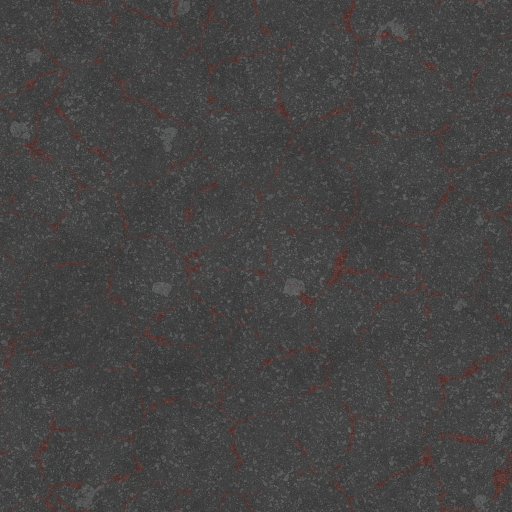
#> input picture assets/Asphalt012_1K-JPG/Asphalt012_1K-JPG_Color.jpg, 1024 x 1024 px (shown at 1/2 size)
$ python gen_asphalt_fresh.py
#> lines starting #> are read from the running program, lines starting #| are printed output that depends on the picture; after the words box and inside, x2 and y2 are one past the last pixel; in counts of white or black regions, pixels touching at a corner belong together
#!/usr/bin/env python3
"""Derive the D1 fresh-asphalt set (textures/asphalt_fresh*.jpg) from ambientCG Asphalt012 (CC0).

Asphalt012 has rust-red stained cracks; fresh LIE asphalt has none. Red pixels are filled with aggregate from shifted
clean copies of the same texture, so only the black-and-grey aggregate stays; normal and roughness get the same fill.
`python3 tools/gen_asphalt_fresh.py` rewrites the three files.
"""
import os

import numpy as np
from PIL import Image, ImageFilter

ROOT = os.path.join(os.path.dirname(os.path.abspath(__file__)), "..")
SRC = os.path.join(ROOT, "assets", "Asphalt012_1K-JPG", "Asphalt012_1K-JPG_")
OUT = os.path.join(ROOT, "textures", "asphalt_fresh")

rgb = np.asarray(Image.open(SRC + "Color.jpg").convert("RGB")).astype(np.float64) / 255.0
red = np.clip((rgb[..., 0] - 0.5 * (rgb[..., 1] + rgb[..., 2])) * 12.0, 0.0, 1.0)  # rust stain mask
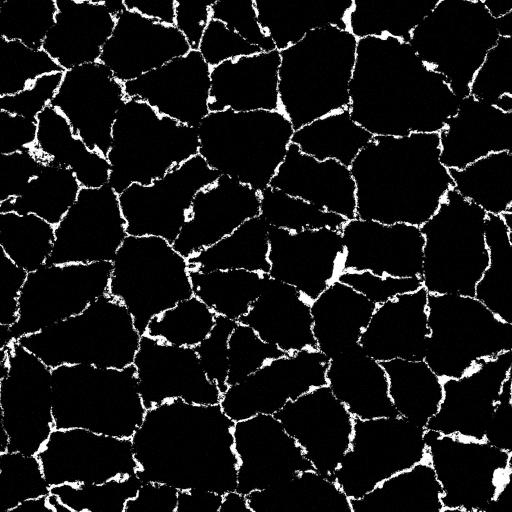
#> red: shape (1024, 1024) float64 (shown at 1/2 size); min 0, max 1, mean 0.0774
red = np.asarray(Image.fromarray((red * 255).astype(np.uint8)).filter(ImageFilter.MaxFilter(5))) / 255.0
soft = np.asarray(Image.fromarray((red * 255).astype(np.uint8)).filter(ImageFilter.GaussianBlur(1.5)))[..., None] / 255.0
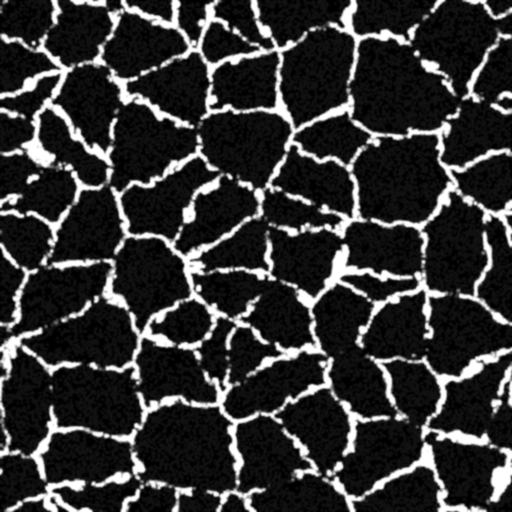
#> soft: shape (1024, 1024, 1) float64 (shown at 1/2 size); min 0, max 1, mean 0.196


def fill(img):
    """Each stained pixel takes aggregate from a shifted copy that is clean there (stays tileable)."""
    out, todo = img.copy(), red > 0.05
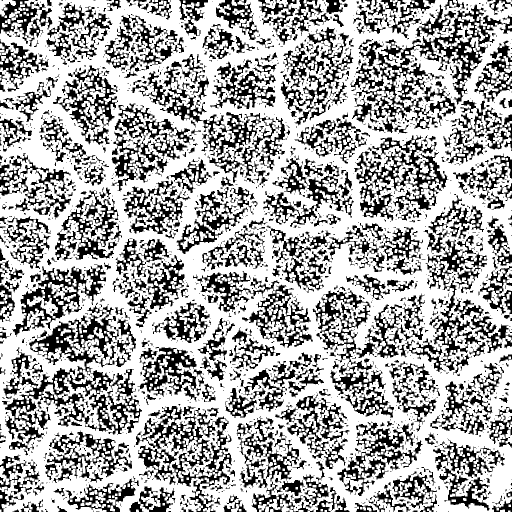
#> todo: shape (1024, 1024) bool (shown at 1/2 size); 66.2% white; 2081 black regions (1502 under 20 px), largest, box (x1, y1, x2, y2) and area: (58, 611, 284, 869) 13303, (708, 271, 897, 441) 10362, (810, 471, 1024, 744) 10302
    for dy, dx in ((317, 211), (149, 433), (401, 97), (263, 389), (71, 157)):
        src, ok = np.roll(img, (dy, dx), (0, 1)), np.roll(red, (dy, dx), (0, 1)) <= 0.05
        take = todo & ok
        out[take] = src[take]
        todo &= ~take
#> this loop made 5 passes
#> pass 1, in fill, `src, ok = np.roll(img, (dy, dx), (0, 1)), np.roll(red, (dy, dx), (0, 1..`:
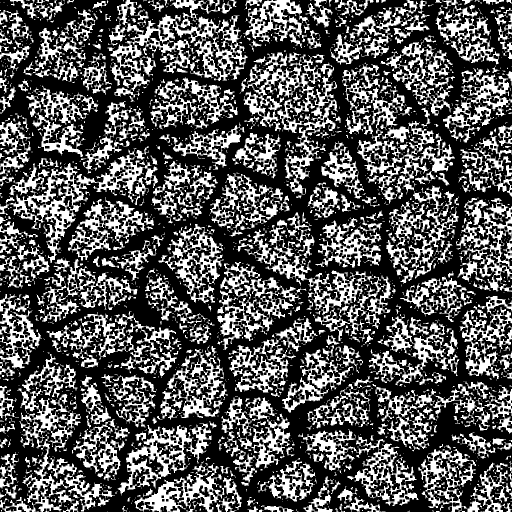
#> ok: shape (1024, 1024) bool (shown at 1/2 size); 33.8% white; 2087 white regions (1499 under 20 px), largest, box (x1, y1, x2, y2) and area: (18, 310, 316, 526) 12381, (482, 105, 675, 389) 11095, (488, 459, 782, 687) 10067
#> pass 1, in fill, `take = todo & ok`:
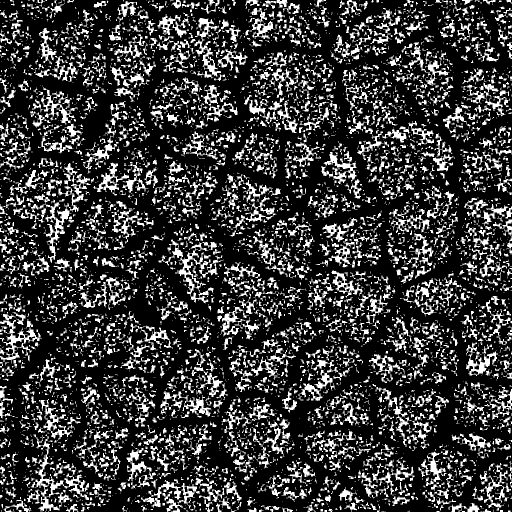
#> take: shape (1024, 1024) bool (shown at 1/2 size); 22.5% white; 6255 white regions (4098 under 20 px), largest, box (x1, y1, x2, y2) and area: (71, 870, 178, 1023) 2894, (317, 479, 421, 607) 2521, (0, 640, 84, 727) 1734
#> pass 1, in fill, `todo &= ~take`:
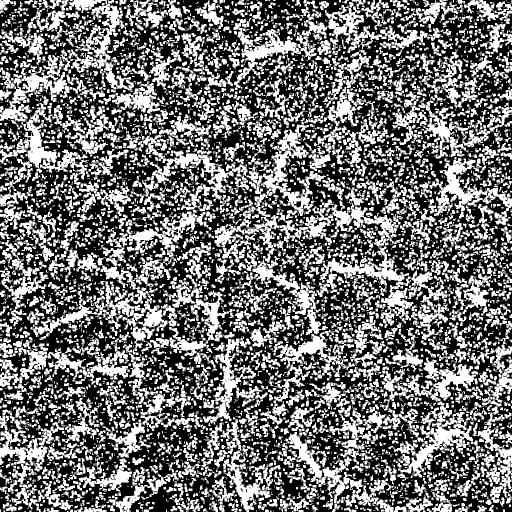
#> todo: shape (1024, 1024) bool (shown at 1/2 size); 43.7% white; 5616 white regions (2680 under 20 px), largest, box (x1, y1, x2, y2) and area: (605, 406, 818, 594) 10700, (428, 249, 627, 509) 10389, (189, 473, 341, 708) 7621
#> after the loop:
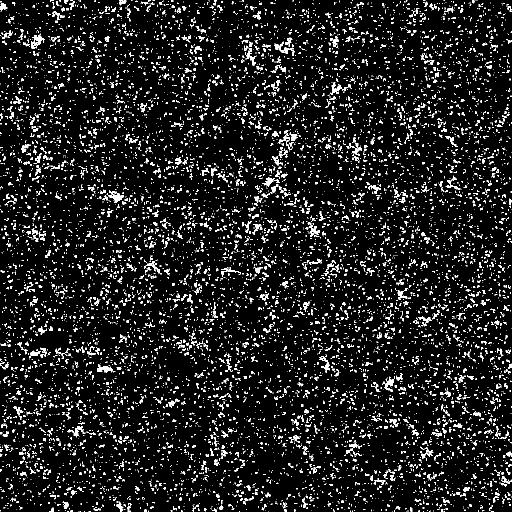
#> todo: shape (1024, 1024) bool (shown at 1/2 size); 8.3% white in thin lines or dots
    return np.clip(img * (1.0 - soft) + out * soft, 0, 1)


Image.fromarray((fill(rgb) * 255).astype(np.uint8)).save(OUT + ".jpg", quality=92)
for suffix, name in (("NormalGL", "_normal"), ("Roughness", "_roughness")):  # the crack grooves go too
#> (the run stopped early here; a loop or call above may not have finished)
